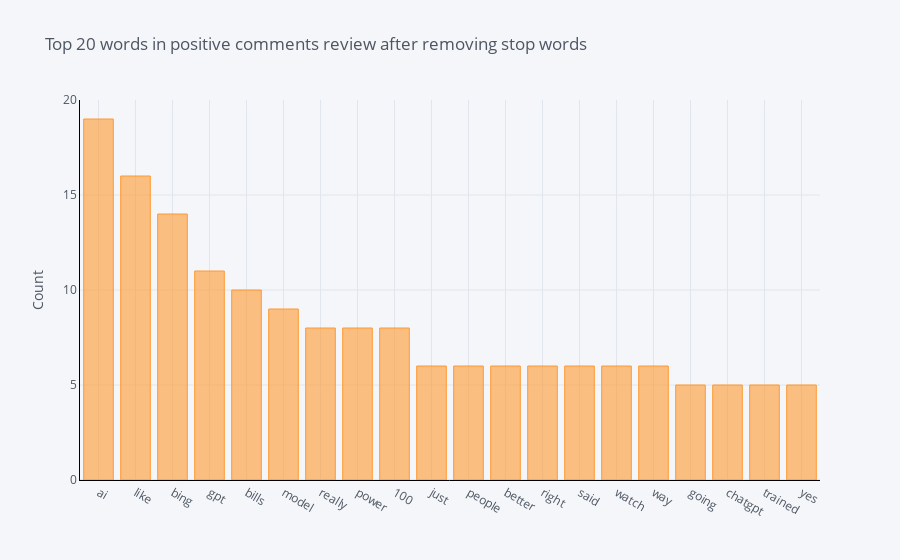

Write notebook code for a chart like this one.
### Code cell
# Unigram

def get_top_n_words(corpus, n=None):
    vec = CountVectorizer(stop_words = list(stop_words)).fit(corpus)
    bag_of_words = vec.transform(corpus)
    sum_words = bag_of_words.sum(axis=0) 
    words_freq = [(word, sum_words[0, idx]) for word, idx in vec.vocabulary_.items()]
    words_freq =sorted(words_freq, key = lambda x: x[1], reverse=True)
    return words_freq[:n]
common_words = get_top_n_words(pos_df['text'], 20)
# for word, freq in common_words:
#     print(word, freq)
df2 = pd.DataFrame(common_words, columns = ['CommentsText' , 'count'])
df2.groupby('CommentsText').sum()['count'].sort_values(ascending=False).iplot(
    kind='bar', yTitle='Count', linecolor='black', title='Top 20 words in positive comments review after removing stop words')

### Figure 1 — Plotly figure (JSON) as saved in the notebook; plotly's stock layout.template omitted (floating-point values rounded to 4 significant figures)
{"data": [{"marker": {"color": "rgba(255, 153, 51, 0.6)", "line": {"color": "rgba(255, 153, 51, 1.0)", "width": 1}}, "name": "count", "orientation": "v", "text": "", "type": "bar", "x": ["ai", "like", "bing", "gpt", "bills", "model", "really", "power", "100", "just", "people", "better", "right", "said", "watch", "way", "going", "chatgpt", "trained", "yes"], "y": [19, 16, 14, 11, 10, 9, 8, 8, 8, 6, 6, 6, 6, 6, 6, 6, 5, 5, 5, 5]}], "layout": {"legend": {"bgcolor": "#F5F6F9", "font": {"color": "#4D5663"}}, "paper_bgcolor": "#F5F6F9", "plot_bgcolor": "#F5F6F9", "title": {"font": {"color": "#4D5663"}, "text": "Top 20 words in positive comments review after removing stop words"}, "xaxis": {"gridcolor": "#E1E5ED", "linecolor": "black", "showgrid": true, "tickfont": {"color": "#4D5663"}, "title": {"font": {"color": "#4D5663"}, "text": ""}, "zerolinecolor": "#E1E5ED"}, "yaxis": {"gridcolor": "#E1E5ED", "linecolor": "black", "showgrid": true, "tickfont": {"color": "#4D5663"}, "title": {"font": {"color": "#4D5663"}, "text": "Count"}, "zerolinecolor": "#E1E5ED"}}}
